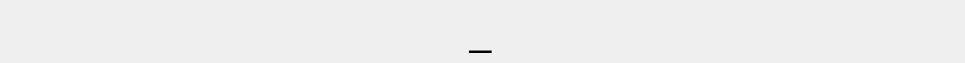
<?xml version="1.0" encoding="UTF-8"?>
<ui version="4.0">
 <class>Word</class>
 <widget class="QWidget" name="Word">
  <property name="geometry">
   <rect>
    <x>0</x>
    <y>0</y>
    <width>965</width>
    <height>63</height>
   </rect>
  </property>
  <property name="windowTitle">
   <string>Form</string>
  </property>
  <widget class="QLabel" name="label">
   <property name="geometry">
    <rect>
     <x>0</x>
     <y>6</y>
     <width>961</width>
     <height>51</height>
    </rect>
   </property>
   <property name="sizePolicy">
    <sizepolicy hsizetype="Preferred" vsizetype="Fixed">
     <horstretch>0</horstretch>
     <verstretch>0</verstretch>
    </sizepolicy>
   </property>
   <property name="font">
    <font>
     <pointsize>29</pointsize>
    </font>
   </property>
   <property name="text">
    <string>_</string>
   </property>
   <property name="alignment">
    <set>Qt::AlignCenter</set>
   </property>
  </widget>
 </widget>
 <resources/>
 <connections/>
</ui>
